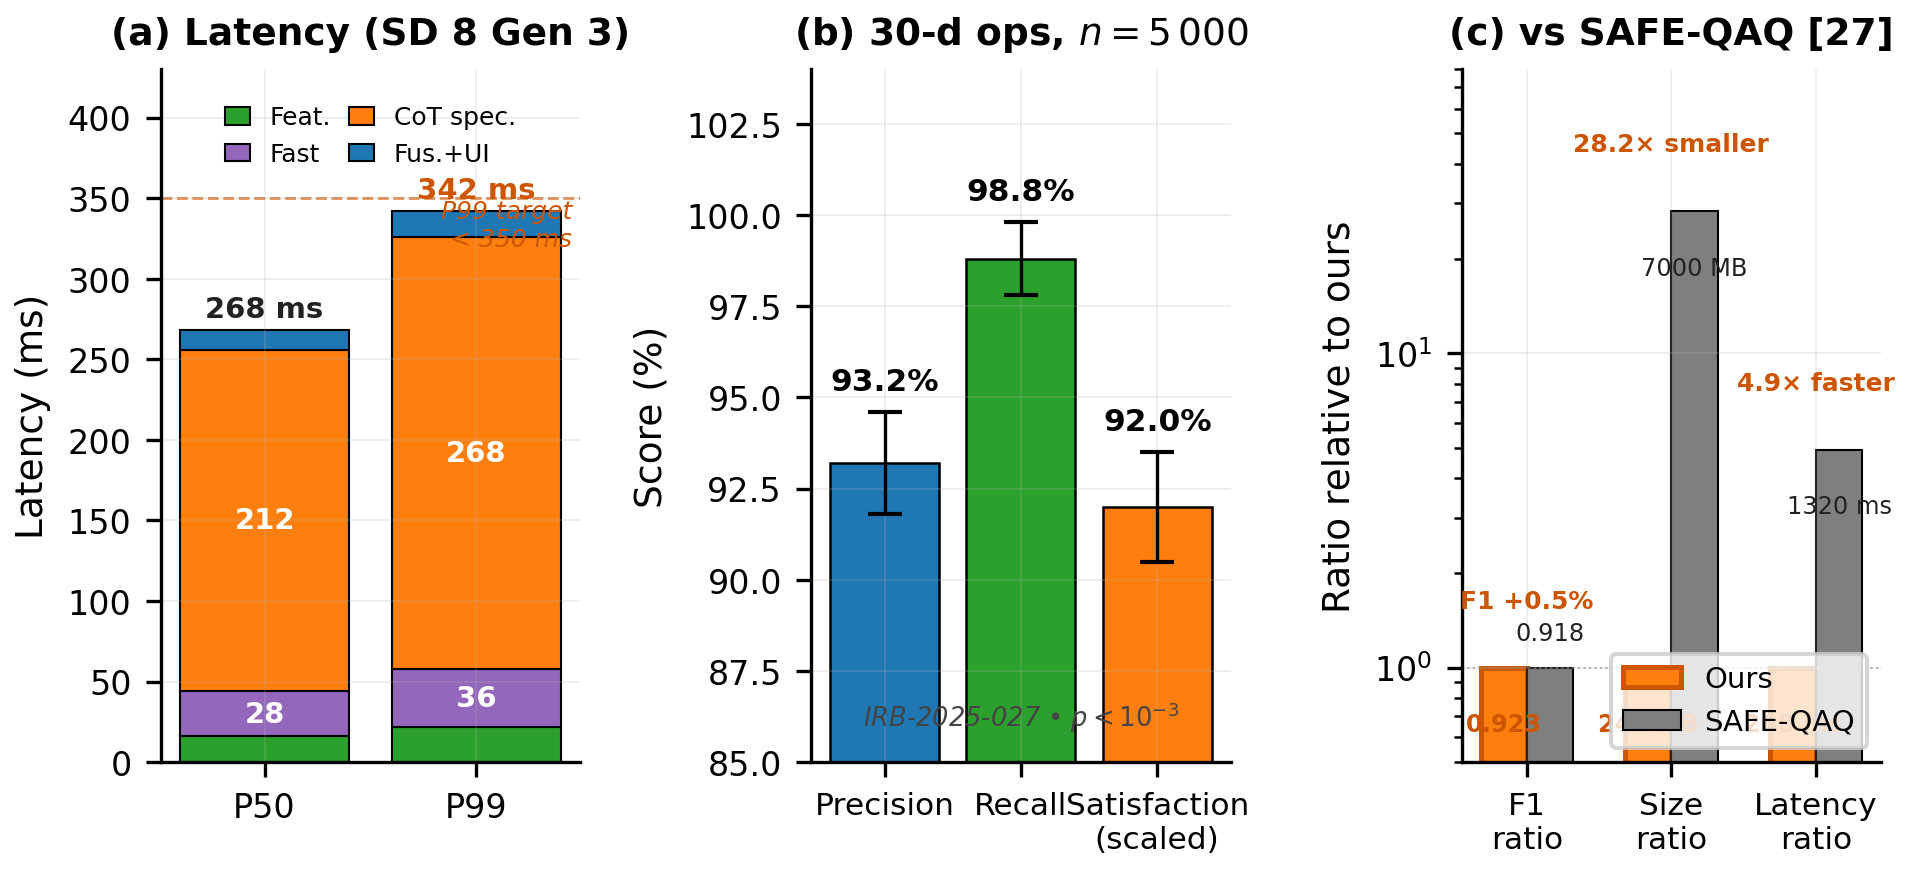

Write Python code to recreate this figure.
"""
Figure 8: 30-day IRB deployment results.

Data source: safety_data.py (LATENCY_*, DEPLOYMENT, HEAD_TO_HEAD).
"""
import numpy as np
import matplotlib.pyplot as plt
import sci_style as sci
from safety_data import (
    LATENCY_COMPONENTS, LATENCY_P50_MS, LATENCY_P99_MS,
    DEPLOYMENT, HEAD_TO_HEAD,
)

fig, (ax1, ax2, ax3) = plt.subplots(1, 3, figsize=(7.4, 3.0),
                                     gridspec_kw={"wspace": 0.55})

# ---- (a) Latency decomposition ----
x = np.arange(2)
bottom_p50 = 0
bottom_p99 = 0
colors = ["#2ca02c", "#9467bd", "#ff7f0e", "#1f77b4"]
for i, (c, lat50, lat99) in enumerate(
        zip(LATENCY_COMPONENTS, LATENCY_P50_MS, LATENCY_P99_MS)):
    ax1.bar([0], [lat50], bottom=bottom_p50, color=colors[i],
            edgecolor="black", lw=0.5, label=c)
    ax1.bar([1], [lat99], bottom=bottom_p99, color=colors[i],
            edgecolor="black", lw=0.5)
    if lat50 > 25:
        ax1.text(0, bottom_p50 + lat50/2, f"{lat50}", ha="center",
                 va="center", fontsize=7, color="white", weight="bold")
    if lat99 > 30:
        ax1.text(1, bottom_p99 + lat99/2, f"{lat99}", ha="center",
                 va="center", fontsize=7, color="white", weight="bold")
    bottom_p50 += lat50
    bottom_p99 += lat99

ax1.text(0, bottom_p50 + 8, f"{bottom_p50} ms",
         ha="center", fontsize=7, weight="bold", color="#222")
ax1.text(1, bottom_p99 + 8, f"{bottom_p99} ms",
         ha="center", fontsize=7, weight="bold", color="#cc5500")

ax1.set_xticks(x)
ax1.set_xticklabels(["P50", "P99"])
ax1.set_ylabel("Latency (ms)")
ax1.set_ylim(0, 430)
ax1.axhline(350, color="#cc5500", lw=0.7, ls="--", alpha=0.6)
ax1.text(1.45, 320, "P99 target\n< 350 ms", fontsize=6.0,
         ha="right", color="#cc5500", style="italic")
ax1.set_title("(a) Latency (SD 8 Gen 3)", weight="bold", fontsize=9)
ax1.legend(loc="upper center", fontsize=6, ncol=2,
           handlelength=1, columnspacing=0.7, bbox_to_anchor=(0.5, 0.98))

# ---- (b) Operational metrics ----
metrics = ["Precision", "Recall", "Satisfaction\n(scaled)"]
vals    = [DEPLOYMENT["precision"], DEPLOYMENT["recall"],
           DEPLOYMENT["satisfaction_pct"]]
# Symmetric half-width of 95% CI for precision/recall, ±1.5 for satisfaction
err = [
    (DEPLOYMENT["precision_ci"][1] - DEPLOYMENT["precision_ci"][0]) / 2,
    (DEPLOYMENT["recall_ci"][1]    - DEPLOYMENT["recall_ci"][0])    / 2,
    1.5,
]

x2 = np.arange(len(metrics))
colors_m = ["#1f77b4", "#2ca02c", "#ff7f0e"]
ax2.bar(x2, vals, yerr=err, color=colors_m, edgecolor="black",
        lw=0.6, capsize=4, error_kw={"elinewidth": 0.8})
for i, (v, e) in enumerate(zip(vals, err)):
    ax2.text(i, v + e + 0.6, f"{v:.1f}%", ha="center",
             fontsize=7.5, weight="bold")

ax2.set_xticks(x2)
ax2.set_xticklabels(metrics, fontsize=7.5)
ax2.set_ylabel("Score (%)")
ax2.set_ylim(85, 104)
n_students = DEPLOYMENT["n_students"]
n_days = DEPLOYMENT["duration_days"]
ax2.set_title(f"(b) {n_days}-d ops, $n=" + f"{n_students:,}".replace(",", "\\,") + "$",
              weight="bold", fontsize=9)
ax2.text(1, 86, f"{DEPLOYMENT['irb_id']} • $p<10^{{-3}}$",
         ha="center", fontsize=6.2, color="#444", style="italic")

# ---- (c) Head-to-head vs SAFE-QAQ on log y ----
ours = HEAD_TO_HEAD["ours"]
safe = HEAD_TO_HEAD["safe_qaq"]
metrics3 = ["F1\nratio", "Size\nratio", "Latency\nratio"]
ours_norm = [1.0, 1.0, 1.0]
safe_norm = [
    safe["f1"] / ours["f1"],
    safe["size_mb"] / ours["size_mb"],
    safe["latency_ms"] / ours["latency_ms"],
]

x3 = np.arange(len(metrics3))
w = 0.32
ax3.bar(x3 - w/2, ours_norm, w, color="#ff7f0e", edgecolor="#cc5500",
        lw=1.2, label="Ours")
ax3.bar(x3 + w/2, safe_norm, w, color="#7f7f7f", edgecolor="black",
        lw=0.5, label="SAFE-QAQ")

ax3.set_xticks(x3)
ax3.set_xticklabels(metrics3, fontsize=7.5)
ax3.set_ylabel("Ratio relative to ours")
ax3.set_yscale("log")
ax3.set_ylim(0.5, 80)
ax3.set_title("(c) vs SAFE-QAQ [27]", weight="bold", fontsize=9)
ax3.legend(loc="lower right", fontsize=7, frameon=True)
ax3.axhline(1.0, color="#888", lw=0.5, ls=":", alpha=0.6)

ratios_txt = [
    f"F1 {(ours['f1']/safe['f1']-1)*100:+.1f}%",
    f"{safe_norm[1]:.1f}× smaller",
    f"{safe_norm[2]:.1f}× faster",
]
ours_abs = [f"{ours['f1']:.3f}",
            f"{ours['size_mb']} MB",
            f"{ours['latency_ms']} ms"]
safe_abs = [f"{safe['f1']:.3f}",
            f"{safe['size_mb']} MB",
            f"{safe['latency_ms']} ms"]

for i in range(3):
    ax3.text(x3[i] - w/2, ours_norm[i] * 0.72, ours_abs[i],
             ha="center", va="top", fontsize=5.8,
             color="#cc5500", weight="bold")
    sy = safe_norm[i] * 0.72 if safe_norm[i] > 1.5 else safe_norm[i] * 1.18
    ax3.text(x3[i] + w/2, sy, safe_abs[i],
             ha="center",
             va="top" if safe_norm[i] > 1.5 else "bottom",
             fontsize=5.8, color="#222")
    y_lab = max(ours_norm[i], safe_norm[i]) * 1.55
    ax3.text(x3[i], y_lab, ratios_txt[i], ha="center",
             fontsize=6.0, color="#cc5500", weight="bold")

sci.save(fig, "fig08_deployment.png", w=7.4, h=3.0)
print("Saved fig08_deployment.png")
